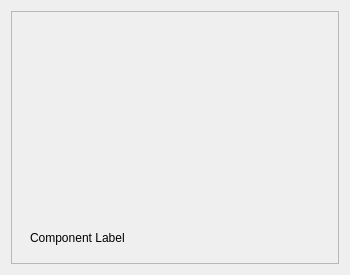
<?xml version="1.0" encoding="UTF-8"?>
<ui version="4.0">
 <class>ComponentItemView</class>
 <widget class="QWidget" name="ComponentItemView">
  <property name="geometry">
   <rect>
    <x>0</x>
    <y>0</y>
    <width>350</width>
    <height>275</height>
   </rect>
  </property>
  <property name="sizePolicy">
   <sizepolicy hsizetype="Minimum" vsizetype="Minimum">
    <horstretch>0</horstretch>
    <verstretch>0</verstretch>
   </sizepolicy>
  </property>
  <property name="minimumSize">
   <size>
    <width>350</width>
    <height>275</height>
   </size>
  </property>
  <property name="maximumSize">
   <size>
    <width>500</width>
    <height>400</height>
   </size>
  </property>
  <property name="windowTitle">
   <string>item_view</string>
  </property>
  <layout class="QVBoxLayout" name="verticalLayout">
   <item>
    <widget class="QFrame" name="frame">
     <property name="frameShape">
      <enum>QFrame::StyledPanel</enum>
     </property>
     <property name="frameShadow">
      <enum>QFrame::Raised</enum>
     </property>
     <layout class="QVBoxLayout" name="verticalLayout_3">
      <item>
       <widget class="Thumbnail" name="thumbnail" native="true">
        <layout class="QVBoxLayout" name="verticalLayout_2"/>
       </widget>
      </item>
      <item>
       <widget class="QWidget" name="bottomPanel" native="true">
        <property name="sizePolicy">
         <sizepolicy hsizetype="Preferred" vsizetype="Maximum">
          <horstretch>0</horstretch>
          <verstretch>0</verstretch>
         </sizepolicy>
        </property>
        <layout class="QHBoxLayout" name="horizontalLayout">
         <item>
          <widget class="QLabel" name="componentLabel">
           <property name="text">
            <string>Component Label</string>
           </property>
          </widget>
         </item>
        </layout>
       </widget>
      </item>
     </layout>
    </widget>
   </item>
  </layout>
 </widget>
 <customwidgets>
  <customwidget>
   <class>Thumbnail</class>
   <extends>QWidget</extends>
   <header location="global">src/interface/widgets</header>
   <container>1</container>
  </customwidget>
 </customwidgets>
 <resources/>
 <connections/>
</ui>
